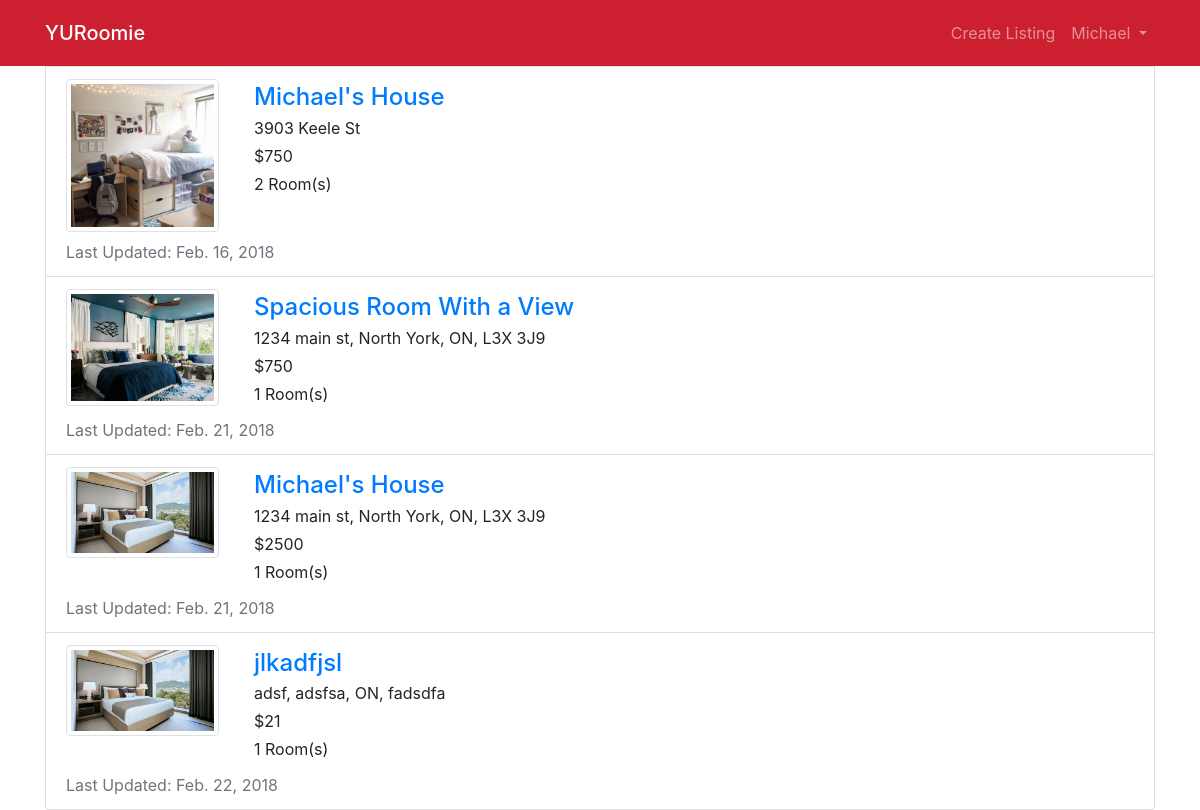
The page /accounts/your-listings/ (signed in) on the database its author committed.
### home/models.py (models this page shows, shortened)
class Room(models.Model):
    host_name = models.CharField(max_length=50)
    address = models.CharField(max_length=100)
    property_name = models.CharField(max_length=30, default="")
    description = models.TextField(default="No Description")
    cost = models.PositiveIntegerField(default=0)
    visits = models.PositiveIntegerField(default=0)
    property_type_options = (('a', 'apartment'),
                                ('c', 'condo'),
                                ('t', 'townhouse'),
                                ('h', 'house'))
    property_type = models.CharField(choices=property_type_options, max_length=10)
    number_of_rooms = models.PositiveSmallIntegerField()
    garages = models.PositiveSmallIntegerField()
    creator_id = models.PositiveIntegerField()
    last_updated = models.DateTimeField(auto_now_add=True)

class RoomImage(models.Model):
    room = models.ForeignKey(Room, on_delete=models.CASCADE)
    image = models.ImageField()

### accounts/views.py (the view)
# urls.py: path('your-listings/', views.user_listings, name='user_listings'),
def user_listings(request):
    user_listings = []
    all_rooms = Room.objects.all()
    for room in all_rooms:
        if request.user.pk == room.creator_id:
            user_listings.append(room)
    return render(request, 'accounts/your_listings.html', {'user_listings': user_listings})

### accounts/templates/accounts/your_listings.html (shortened to what this page needs)
{% extends 'base.html' %}
{% block body %}
{% for room in user_listings %}
   <div class="list-group-item">
      <div class="row">
        <div class="col-12 col-md-2">
          <a href="{% url 'detail' room.id %}">
              <div class="img-thumbnail">
                <img src="{{ room.roomimage_set.all.0.image.url }}" alt="pic" >
              </div>
          </a>
        </div>
        <div class="pl-3 col-12 col-md-10">
           <a href="{% url 'detail' room.id %}"><h4 class="card-title m-1" >{{ room.property_name }}</h4></a>
           <p class="m-1">{{ room.address}}</p>
           <p class="m-1">${{ room.cost}}</p>
           <p class="m-1">{{ room.number_of_rooms}} Room(s)</p>
        </div>
      </div>
      <p class="text-muted m-0 pt-2">Last Updated: {{room.last_updated.date}}</p>
    </div>
{% endfor %}
</div>
{% endblock %}

### home/templates/home/base.html (shortened to what this page needs)
<!doctype html>
<html lang="en">
<head>
    {% load static %}
    <link rel="stylesheet" type="text/css" href="{% static 'home/css/bootstrap.css' %}"/>
    <link rel="stylesheet" type="text/css" href="{% static 'home/css/home.css' %}"/>
</head>
<body>
    <nav class="navbar navbar-expand-lg navbar-dark" style="background-color: #cc2030">
        <div class="container">
            <a class="navbar-brand" href="{% url 'index' %}"><span class="navbar-brand mb-0 h1">YURoomie</span></a>
            <div class="collapse navbar-collapse" id="navbarSupportedContent">
                <ul class="navbar-nav ml-auto">
                    <li class="nav-item"><a class="nav-link" href="{% url 'create' %}">Create Listing</a></li>
                    {% if user.is_authenticated %}
                    <li class="nav-item dropdown">
                        <a class="nav-link dropdown-toggle" href="#" id="navbarDropdown" role="button" data-toggle="dropdown" aria-haspopup="true" aria-expanded="false">
                            {% if user.first_name %}
                                {{ user.first_name }}
                            {% else %}
                                {{ user.username }}
                            {% endif %}
                        </a>
                    </li>
                    {% else %}
                    <li class="nav-item"><a class="nav-link" href="{% url 'signin' %}">Sign In</a></li>
                    {% endif %}
                </ul>
            </div>
        </div>
    </nav>
    <div class="container">
        {% block body %}
        {% endblock %}
</body>

### home/static/home/css/home.css (style rules this page uses)
img { width: 100%; }

### rows shown on the page
Room: roomimage_set.all.0.image (picture), property_name "Michael's House", address "3903 Keele St", cost "750", number_of_rooms "2", last_updated "Feb. 16, 2018"
Room: roomimage_set.all.0.image (picture), property_name "Spacious Room With a View", address "1234 main st, North York, ON, L3X 3J9", cost "750", number_of_rooms "1", last_updated "Feb. 21, 2018"
Room: roomimage_set.all.0.image (picture), property_name "Michael's House", address "1234 main st, North York, ON, L3X 3J9", cost "2500", number_of_rooms "1", last_updated "Feb. 21, 2018"
Room: roomimage_set.all.0.image (picture), property_name "jlkadfjsl", address "adsf, adsfsa, ON, fadsdfa", cost "21", number_of_rooms "1", last_updated "Feb. 22, 2018"

### other values the page prints
{{ user.first_name }} "Michael"
